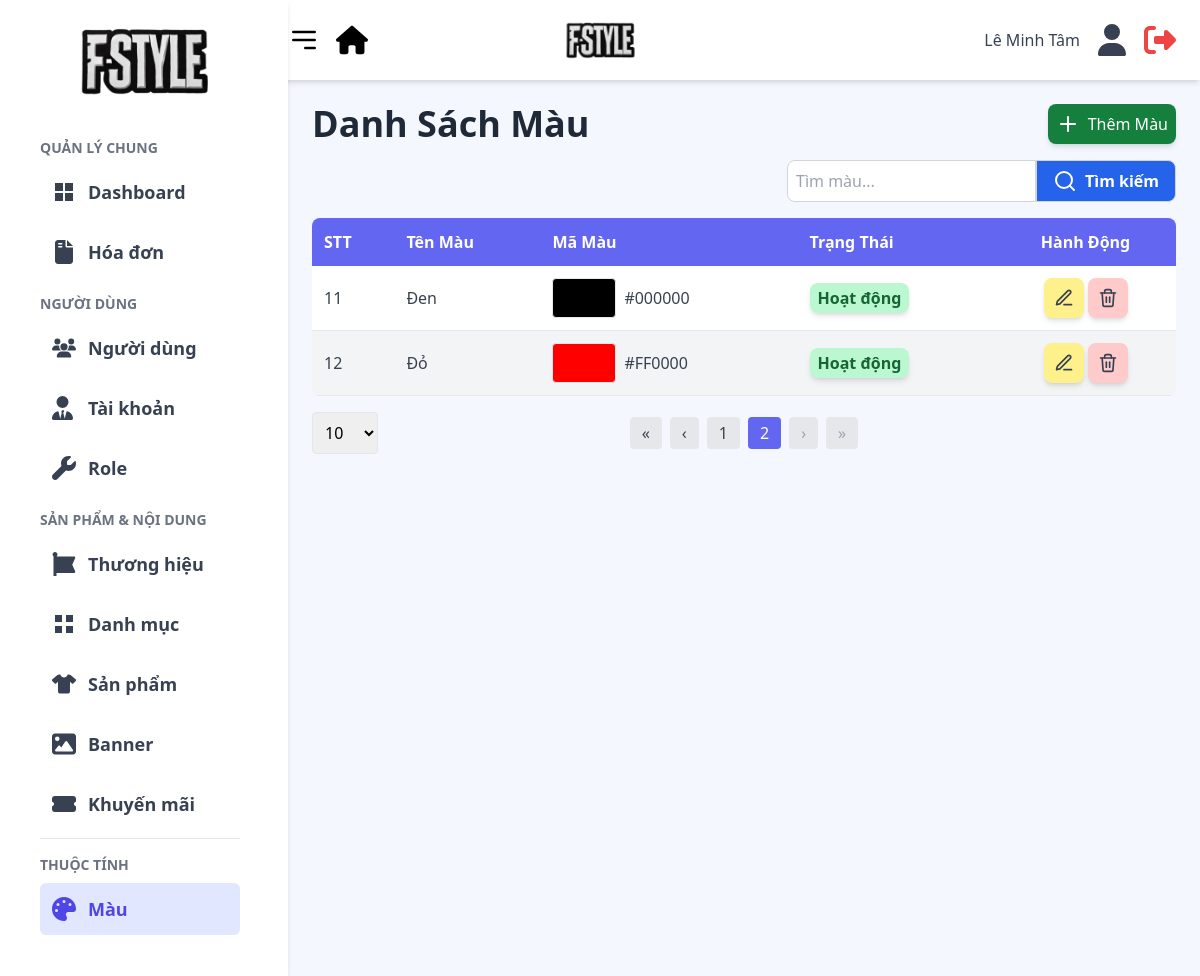
Page /admin/views/color/index.php?page=2&limit=10 (signed in) on the committed database.
### tables this page shows
CREATE TABLE `color` (
  `color_id` varchar(50) NOT NULL,
  `color_name` varchar(50) NOT NULL,
  `color_code` varchar(20) DEFAULT NULL,
  `status` tinyint(4) DEFAULT 1
);

### admin/model/colorModel.php (called while the page is built, shortened)
<?php
function getColorsWithPagination($conn, $page = 1, $limit = 10, $search = "") {
    $page   = max(1, (int)$page);
    $limit  = max(1, (int)$limit);
    $search = trim($search);
    $sqlCount    = "SELECT COUNT(*) as total FROM color WHERE color_name LIKE ?";
    $stmtCount   = $conn->prepare($sqlCount);
    $searchParam = "%" . $search . "%";
    $stmtCount->bind_param("s", $searchParam);
    $stmtCount->execute();
    $result      = $stmtCount->get_result();
    $row         = $result->fetch_assoc();
    $totalColors = (int)($row['total'] ?? 0);
    $totalPages  = max(1, ceil($totalColors / $limit));
    $page        = min($page, $totalPages);
    $offset      = ($page - 1) * $limit;
    $sql = "SELECT * FROM color WHERE color_name LIKE ? ORDER BY color_name ASC LIMIT ? OFFSET ?";
    $stmt = $conn->prepare($sql);
    $stmt->bind_param("sii", $searchParam, $limit, $offset);
    $stmt->execute();
    $colors = $stmt->get_result();
    return [
        'colors'      => $colors,
        'totalPages'  => $totalPages,
        'currentPage' => $page,
        'totalColors' => $totalColors
    ];
}
?>

### admin/views/color/index.php (the view, shortened to what this page needs)
<?php
include("../../includes/header.php");
require_once('../../../includes/db.php');
$page   = isset($_GET['page']) ? (int)$_GET['page'] : 1;
$limit  = isset($_GET['limit']) ? (int)$_GET['limit'] : 10;
$search = isset($_GET['search']) ? trim($_GET['search']) : "";
$data = getColorsWithPagination($conn, $page, $limit, $search);
$colors       = $data['colors'];
$currentPage  = $data['currentPage'];
?>
<main>
    <div class="container mx-auto p-6">
        <div class="flex justify-between items-center mb-4">
            <h1 class="text-3xl sm:text-4xl font-bold text-gray-800">Danh Sách Màu</h1>
            <a href="add.php"
                class="bg-green-700 hover:bg-green-800 text-white p-2 rounded-lg shadow-md transition flex items-center space-x-2">
                <svg xmlns="http://www.w3.org/2000/svg" class="w-6 h-6" fill="none" stroke="white" stroke-width="2"
                    stroke-linecap="round" stroke-linejoin="round">
                    <line x1="12" y1="5" x2="12" y2="19"></line>
                    <line x1="5" y1="12" x2="19" y2="12"></line>
                </svg>
                <span class="hidden sm:inline">Thêm Màu</span>
            </a>
        </div>
        <div class="flex justify-end mb-4">
            <form method="GET" class="flex">
                <input type="text" name="search" value="<?= htmlspecialchars($search) ?>"
                    class="p-2 border border-gray-300 rounded-l-lg focus:outline-none" placeholder="Tìm màu...">
                <button type="submit"
                    class="flex items-center gap-2 bg-blue-600 hover:bg-blue-700 text-white font-semibold py-2 px-4 border border-gray-300 rounded-r-lg transition duration-150 ease-in-out">
                    <svg xmlns="http://www.w3.org/2000/svg" class="w-6 h-6" fill="none" stroke="white" stroke-width="2"
                        stroke-linecap="round" stroke-linejoin="round" viewBox="0 0 24 24">
                        <circle cx="11" cy="11" r="8"></circle>
                        <line x1="21" y1="21" x2="16.65" y2="16.65"></line>
                    </svg>
                    <span class="hidden sm:inline">Tìm kiếm</span>
                </button>
            </form>
        </div>
        <div class="rounded-lg overflow-hidden max-h-[600px] overflow-y-auto transition-all duration-300">
            <table class="w-full border-collapse text-sm sm:text-base">
                <thead class="sticky top-0 z-10">
                    <tr class="bg-indigo-500 text-white">
                        <th class="p-2 sm:p-3 text-left">STT</th>
                        <th class="p-2 sm:p-3 text-left">Tên Màu</th>
                        <th class="p-2 sm:p-3 text-left">Mã Màu</th>
                        <th class="p-2 sm:p-3 text-left">Trạng Thái</th>
                        <th class="p-2 sm:p-3 text-center">Hành Động</th>
                    </tr>
                </thead>
                <tbody class="text-gray-700">
                    <?php if ($colors->num_rows > 0) : ?>
                    <?php
                          $stt = ($currentPage - 1) * $limit + 1;
                          while ($color = $colors->fetch_assoc()) :
                              $rowClass = ($stt % 2 === 0) ? 'bg-gray-100' : 'bg-white';
                        ?>
                    <tr class="border-b <?= $rowClass ?> hover:bg-gray-200 transition">
                        <td class="p-2 sm:p-3 align-middle"><?= $stt++ ?></td>
                        <td class="p-2 sm:p-3 font-medium align-middle"><?= htmlspecialchars($color['color_name']) ?>
                        </td>
                        <td class="p-2 sm:p-3 align-middle">
                            <?php
                                $codes = array_map('trim', explode(',', $color['color_code']));
                                if (count($codes) == 2 &&
                                    preg_match('/^#[0-9A-Fa-f]{6}$/', $codes[0]) &&
                                    preg_match('/^#[0-9A-Fa-f]{6}$/', $codes[1])) {
                                    $backgroundStyle = "background: linear-gradient(135deg, " . htmlspecialchars($codes[0]) . " 50%, " . htmlspecialchars($codes[1]) . " 50%);";
                                } elseif (preg_match('/^#[0-9A-Fa-f]{6}$/', $codes[0])) {
                                    $backgroundStyle = "background-color: " . htmlspecialchars($codes[0]) . ";";
                                } else {
                                    $backgroundStyle = "background-color: transparent;";
                                }
                            ?>
                            <div class="flex flex-col sm:flex-row sm:items-center space-y-1 sm:space-y-0 sm:space-x-2">
                                <div class="w-16 h-10 rounded border" style="<?= $backgroundStyle ?>"
                                    title="<?= htmlspecialchars($color['color_code']) ?>"></div>
                                <span class="text-sm sm:text-base break-all">
                                    <?= htmlspecialchars($color['color_code']) ?>
                                </span>
                            </div>
                        </td>
                        <td class="p-2 sm:p-3 align-middle">
                            <?php
                                    if ($color['status'] == 1) {
                                        echo '<span class="px-1 sm:px-2 py-1 bg-green-200 text-green-800 font-semibold rounded-lg shadow-md">Hoạt động</span>';
                                    } elseif ($color['status'] == 2) {
                                        echo '<span class="px-1 sm:px-2 py-1 bg-red-200 text-red-800 font-semibold rounded-lg shadow-md">Không hoạt động</span>';
                                    } else {
                                        echo '<span class="px-1 sm:px-2 py-1 bg-gray-200 text-gray-800 font-semibold rounded-lg shadow-md">Unknown</span>';
                                    }
                                ?>
                        </td>
                        <td class="p-2 sm:p-3 text-center align-middle">
                            <div class="flex flex-col sm:flex-row gap-1 justify-center items-center">
                                <a href="edit.php?id=<?= urlencode($color['color_id']) ?>"
                                    class="bg-yellow-200 hover:bg-yellow-300 w-10 h-10 flex items-center justify-center rounded-lg shadow-md transition"
                                    title="Chỉnh sửa">
                                    <svg xmlns="http://www.w3.org/2000/svg" class="w-5 h-5" viewBox="0 0 24 24"
                                        fill="none" stroke="currentColor" stroke-width="2" stroke-linecap="round"
                                        stroke-linejoin="round">
                                        <path d="M12 20h9"></path>
                                        <path d="M16.5 3.5a2.121 2.121 0 013 3L7 19l-4 1 1-4 12.5-12.5z"></path>
                                    </svg>
                                </a>
                                <a href="delete.php?id=<?= urlencode($color['color_id']) ?>"
                                    class="bg-red-200 hover:bg-red-300 w-10 h-10 flex items-center justify-center rounded-lg shadow-md transition"
                                    onclick="return confirm('Bạn có chắc chắn muốn xóa màu này?');" title="Xóa">
                                </a>
                            </div>
                        </td>
                    </tr>
                    <?php endwhile; ?>
                    <?php else : ?>
                    <tr>
                        <td colspan="5" class="p-3 text-center text-gray-500">Không tìm thấy màu nào.</td>
                    </tr>
                    <?php endif; ?>
                </tbody>
            </table>
        </div>
        <div class="grid grid-cols-1 sm:grid-cols-3 items-center mt-4 gap-4 mb-6">
            <div class="flex justify-start items-center">
                <form method="GET" id="limitForm" class="flex items-center">
                    <select name="limit" id="limit" class="p-2 border rounded cursor-pointer"
                        onchange="this.form.submit()">
                        <option value="10" <?= $limit == 10 ? 'selected' : '' ?>>10</option>
                    </select>
                </form>
            </div>
            <div class="flex justify-center">
                <?php
                    require_once('../../includes/pagination.php');
                ?>
            </div>
        </div>
    </div>
</main>
<?php include('../../includes/footer.php'); ?>

### rows in the picture
color: color_name "Đen", color_code "#000000", status "Hoạt động"
color: color_name "Đỏ", color_code "#FF0000", status "Hoạt động"

### other values in the picture
$adminName "Lê Minh Tâm"
$page "1"
$page "2"
